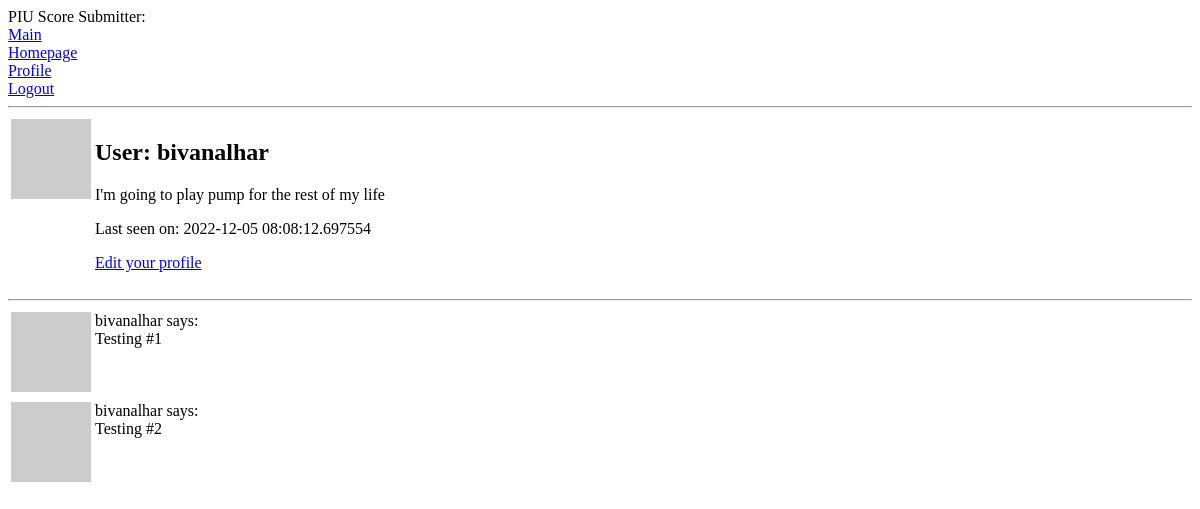
Page /user/bivanalhar (signed in) on the earlier database version.
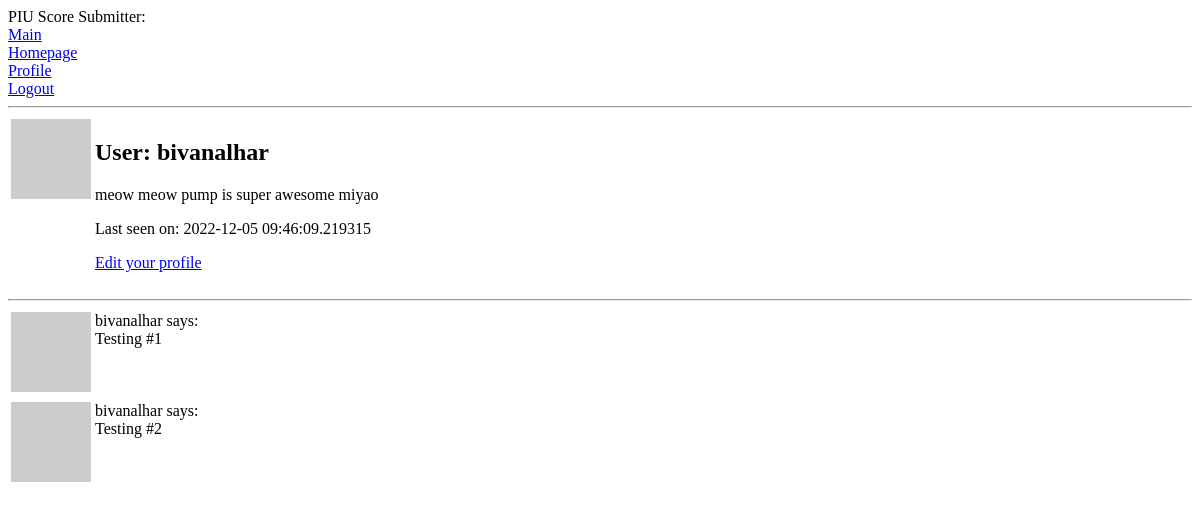
Same page on the later database version.
### app/models.py (models this page shows, shortened)
class User(UserMixin, db.Model):
    id = db.Column(db.Integer, primary_key = True)
    username = db.Column(db.String(64), index = True, unique = True)
    email = db.Column(db.String(128), index = True, unique = True)
    password_hash = db.Column(db.String(128))
    about_me = db.Column(db.String(200))
    last_seen = db.Column(db.DateTime, default = datetime.utcnow)
    posts = db.relationship('Post', backref='author', lazy='dynamic')
    def avatar(self, size):
        digest = md5(self.email.lower().encode('utf-8')).hexdigest()
        return 'https://www.gravatar.com/avatar/{}?d=identicon&s={}'.format(digest, size)

### app/routes.py (the view)
@web.route('/user/<username>')
@login_required
def user(username):
    user = User.query.filter_by(username = username).first_or_404()
    posts = [
        {"author" : user, "body" : "Testing #1"},
        {"author" : user, "body" : "Testing #2"}
    ]
    return render_template("user.html", user = user, posts = posts)

### app/models.py (called while the page is built)
@login.user_loader
def load_user(id):
    return User.query.get(int(id))

### app/routes.py (called while the page is built)
@web.before_request
def before_request():
    if current_user.is_authenticated:
        current_user.last_seen = datetime.utcnow()
        db.session.commit()

### app/templates/user.html
{% extends "base.html" %}
{% block content %}
    <table>
        <tr valign="top">
            <td><img src="{{ user.avatar(128) }}"></td>
            <td>
                <h2>User: {{ user.username }}</h2>
                {% if user.about_me %}<p>{{ user.about_me }}</p>{% endif %}
                {% if user.last_seen %}<p>Last seen on: {{ user.last_seen }}</p>{% endif %}
                {% if user == current_user %}
                    <p><a href="{{ url_for('edit_profile') }}">Edit your profile</a></p>
                {% endif %}
            </td>
        </tr>
    </table>
    <hr>
    {% for post in posts %}
        {% include '_post.html' %}
    {% endfor %}
{% endblock %}

### app/templates/base.html (shortened to what this page needs)
<!doctype html>
<html>
    <head>
    </head>
    <body>
        <div>
            PIU Score Submitter: <br>
            <a href = "{{ url_for('entrance') }}">Main</a><br>
            <a href = "{{ url_for('home') }}">Homepage</a><br>
            {% if current_user.is_anonymous %}
            <a href = "{{ url_for('login') }}">Login</a><br>
            {% else %}
            <a href = "{{ url_for('user', username = current_user.username) }}">Profile</a><br>
            <a href = "{{ url_for('logout') }}">Logout</a><br>
            {% endif %}
        </div>
        <hr>
        {% block content %}{% endblock %}
    </body>
</html>

### app/templates/_post.html
<table>
    <tr valign="top">
        <td><img src="{{ post.author.avatar(36) }}"></td>
        <td>{{ post.author.username }} says:<br>{{ post.body }}</td>
    </tr>
</table>

Differences in the rows shown:
changed User "bivanalhar": about_me "I'm going to play pump for the rest of my life" → "meow meow pump is super awesome miyao"; last_seen "2022-12-05 08:08:12.697554" → "2022-12-05 09:46:09.219315"
